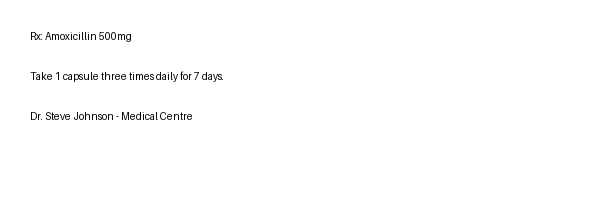
#> input picture test_prescription.png, 600 x 200 px
$ python preprocessor.py ../../../test_prescription.png out   (older library calls are emulated)
#> lines starting #> are read from the running program, lines starting #| are printed output that depends on the picture; after the words box and inside, x2 and y2 are one past the last pixel; in counts of white or black regions, pixels touching at a corner belong together
#!/usr/bin/env python3
"""
PharmaBrain OCR Preprocessor
=============================
Performs image quality assessment, intelligent preprocessing, and layout/region
detection for uploaded medical prescriptions. Outputs a JSON result consumed by
the Node.js OCR service.

Usage:
    python preprocessor.py <image_path> [output_dir]

Output (stdout):
    JSON with quality metrics, preprocessed image paths, and detected regions.
"""

import sys
import os
import json
import time
import math
import traceback

import cv2
import numpy as np

# ---------------------------------------------------------------------------
# Constants
# ---------------------------------------------------------------------------

MIN_BLUR_SCORE         = 100.0    # Below this → flagged as blurry
MIN_CONTRAST_SCORE     = 30.0     # Below this → low contrast warning
TARGET_MIN_DIMENSION   = 1200     # px — upscale if smaller than this
TARGET_DPI_SCALE       = 2.0      # Upscale factor when image is small
HANDWRITING_CONF_THRESH= 0.65     # Below this confidence → needs review


# ---------------------------------------------------------------------------
# Image Quality Assessment
# ---------------------------------------------------------------------------

def assess_quality(gray: np.ndarray) -> dict:
    """
    Compute blur, contrast, and skew metrics.
    Returns a dict with quality flags.
    """
    # Blur via Laplacian variance
    lap = cv2.Laplacian(gray, cv2.CV_64F)
    blur_score = float(np.var(lap))
    is_blurry = blur_score < MIN_BLUR_SCORE

    # Contrast via RMS of pixel intensities
    contrast_score = float(np.std(gray.astype(np.float32)))
    is_low_contrast = contrast_score < MIN_CONTRAST_SCORE

    # Skew detection via Hough lines
    skew_angle = _estimate_skew(gray)

    quality_warnings = []
    if is_blurry:
        quality_warnings.append(f"Image appears blurry (score={blur_score:.1f}). "
                                  "OCR accuracy may be reduced.")
    if is_low_contrast:
        quality_warnings.append(f"Low contrast detected (score={contrast_score:.1f}). "
                                  "Preprocessing will attempt enhancement.")
    if abs(skew_angle) > 2.0:
        quality_warnings.append(f"Document appears skewed ({skew_angle:.1f}°). "
                                  "Auto-deskewing will be applied.")

    return {
        "blurScore":       round(blur_score, 2),
        "contrastScore":   round(contrast_score, 2),
        "skewAngle":       round(skew_angle, 2),
        "isBlurry":        is_blurry,
        "isLowContrast":   is_low_contrast,
        "qualityWarnings": quality_warnings,
    }


def _estimate_skew(gray: np.ndarray) -> float:
    """
    Estimate document skew angle using Hough lines on edge image.
    Returns angle in degrees. Positive = clockwise tilt.
    """
    try:
        # Work on a downscaled copy for speed
        h, w = gray.shape
        scale = min(1.0, 600 / max(h, w))
        small = cv2.resize(gray, (int(w * scale), int(h * scale)))

        edges = cv2.Canny(small, 50, 150, apertureSize=3)
        lines = cv2.HoughLinesP(edges, 1, math.pi / 180, threshold=80,
                                minLineLength=int(small.shape[1] * 0.3),
                                maxLineGap=20)
        if lines is None:
            return 0.0

        angles = []
        for line in lines:
            x1, y1, x2, y2 = line[0]
            if x2 == x1:
                continue
            angle = math.degrees(math.atan2(y2 - y1, x2 - x1))
            # Keep only near-horizontal lines (within ±30°)
            if abs(angle) < 30:
                angles.append(angle)

        if not angles:
            return 0.0
        return float(np.median(angles))
    except Exception:
        return 0.0


# ---------------------------------------------------------------------------
# Preprocessing
# ---------------------------------------------------------------------------

def upscale_if_needed(img: np.ndarray) -> np.ndarray:
    """Upscale small images to improve OCR accuracy."""
    h, w = img.shape[:2]
    if min(h, w) < TARGET_MIN_DIMENSION:
        scale = TARGET_DPI_SCALE
        img = cv2.resize(img, (int(w * scale), int(h * scale)),
                         interpolation=cv2.INTER_CUBIC)
    return img


def deskew(img: np.ndarray, angle: float) -> np.ndarray:
    """Rotate image to correct detected skew."""
    if abs(angle) < 0.5:
        return img
    h, w = img.shape[:2]
    center = (w / 2, h / 2)
    M = cv2.getRotationMatrix2D(center, angle, 1.0)
    rotated = cv2.warpAffine(img, M, (w, h),
                             flags=cv2.INTER_CUBIC,
                             borderMode=cv2.BORDER_REPLICATE)
    return rotated


def preprocess_printed(gray: np.ndarray) -> np.ndarray:
    """
    Preprocessing variant for printed / clear text.
    Applies CLAHE → light Gaussian blur → adaptive threshold.
    """
    # CLAHE for contrast enhancement
    clahe = cv2.createCLAHE(clipLimit=2.0, tileGridSize=(8, 8))
    enhanced = clahe.apply(gray)

    # Light Gaussian blur to reduce noise without destroying letters
    blurred = cv2.GaussianBlur(enhanced, (3, 3), 0)

    # Adaptive thresholding — handles uneven lighting
    binary = cv2.adaptiveThreshold(
        blurred, 255,
        cv2.ADAPTIVE_THRESH_GAUSSIAN_C,
        cv2.THRESH_BINARY,
        blockSize=21,
        C=8
    )
    return binary


def preprocess_handwriting(gray: np.ndarray) -> np.ndarray:
    """
    Preprocessing variant for handwritten text.
    Bilateral filter preserves pen stroke edges while suppressing background.
    Lighter thresholding prevents destroying thin strokes.
    """
    # Bilateral filter — smooths background, preserves edges
    denoised = cv2.bilateralFilter(gray, d=9, sigmaColor=75, sigmaSpace=75)

    # CLAHE with lower clip to avoid over-sharpening cursive strokes
    clahe = cv2.createCLAHE(clipLimit=1.5, tileGridSize=(8, 8))
    enhanced = clahe.apply(denoised)

    # Gentler adaptive threshold with larger block size for cursive
    binary = cv2.adaptiveThreshold(
        enhanced, 255,
        cv2.ADAPTIVE_THRESH_GAUSSIAN_C,
        cv2.THRESH_BINARY,
        blockSize=31,
        C=10
    )
    return binary


def layout_binary(gray: np.ndarray) -> np.ndarray:
    """A conservative foreground mask for layout detection only.

    Adaptive thresholding is useful for OCR variants but can turn camera noise
    into connected foreground and collapse an entire prescription into one
    region. Otsu's global mask is deliberately kept separate from OCR images.
    """
    blurred = cv2.GaussianBlur(gray, (3, 3), 0)
    _, binary = cv2.threshold(blurred, 0, 255,
                              cv2.THRESH_BINARY + cv2.THRESH_OTSU)
    return binary


# ---------------------------------------------------------------------------
# Layout & Region Detection
# ---------------------------------------------------------------------------

def detect_regions(gray: np.ndarray, binary: np.ndarray) -> list:
    """
    Detect text regions in the image:
    - First tries to find table structure (horizontal + vertical lines).
    - Falls back to morphological text block detection.
    Returns a list of region dicts with bounding box, type, and table metadata.
    """
    table_regions = _detect_table_cells(binary)
    if table_regions:
        # Also detect non-table text blocks around the table
        tx1 = min(r["bbox"][0] for r in table_regions)
        ty1 = min(r["bbox"][1] for r in table_regions)
        tx2 = max(r["bbox"][0] + r["bbox"][2] for r in table_regions)
        ty2 = max(r["bbox"][1] + r["bbox"][3] for r in table_regions)
        other_regions = _detect_text_blocks(binary, exclude_rects=[[tx1, ty1, tx2 - tx1, ty2 - ty1]])
        return sorted(other_regions + table_regions,
                      key=lambda r: (r["bbox"][1], r["bbox"][0]))

    return _detect_text_blocks(binary, exclude_rects=[])


def _detect_table_cells(binary: np.ndarray) -> list:
    """
    Detect table cells using morphological kernels to find horizontal and
    vertical lines, then find intersecting cell grid.
    """
    h, w = binary.shape[:2]

    # Invert for morphology (text=white on black background)
    inv = cv2.bitwise_not(binary)

    # Detect horizontal lines
    h_kernel_len = max(int(w * 0.15), 30)
    h_kernel = cv2.getStructuringElement(cv2.MORPH_RECT, (h_kernel_len, 1))
    h_lines = cv2.morphologyEx(inv, cv2.MORPH_OPEN, h_kernel, iterations=2)

    # Detect vertical lines
    v_kernel_len = max(int(h * 0.15), 30)
    v_kernel = cv2.getStructuringElement(cv2.MORPH_RECT, (1, v_kernel_len))
    v_lines = cv2.morphologyEx(inv, cv2.MORPH_OPEN, v_kernel, iterations=2)

    # Combine line masks. A complete table normally forms one connected
    # component, so connected-component count is not a useful table signal.
    grid = cv2.add(h_lines, v_lines)
    kernel = cv2.getStructuringElement(cv2.MORPH_RECT, (3, 3))
    grid = cv2.dilate(grid, kernel, iterations=2)
    contours, _ = cv2.findContours(grid, cv2.RETR_EXTERNAL, cv2.CHAIN_APPROX_SIMPLE)
    candidates = [cv2.boundingRect(c) for c in contours]
    candidates = [box for box in candidates if box[2] > w * 0.35 and box[3] > h * 0.08]
    if not candidates:
        return []

    table_x1, table_y1, table_w, table_h = max(candidates, key=lambda b: b[2] * b[3])
    table_x2, table_y2 = table_x1 + table_w, table_y1 + table_h

    # Find line centres rather than raw split positions. Cells lie between
    # adjacent horizontal and vertical grid lines, not before/after them.
    h_proj = np.count_nonzero(h_lines[table_y1:table_y2, table_x1:table_x2], axis=1)
    v_proj = np.count_nonzero(v_lines[table_y1:table_y2, table_x1:table_x2], axis=0)
    h_splits = _find_splits(h_proj, threshold=max(8, int(table_w * 0.45)))
    v_splits = _find_splits(v_proj, threshold=max(8, int(table_h * 0.45)))

    if len(h_splits) < 2 or len(v_splits) < 2:
        # Table grid detected but couldn't split — return table as one region
        return [{
            "bbox":      [table_x1, table_y1, table_x2 - table_x1, table_y2 - table_y1],
            "type":      "table",
            "tableInfo": {"row": 0, "col": 0, "totalRows": 1, "totalCols": 1},
        }]

    # Build cell list
    cells = []
    row_bounds = list(zip(h_splits[:-1], h_splits[1:]))
    col_bounds = list(zip(v_splits[:-1], v_splits[1:]))

    for r_idx, (ry1, ry2) in enumerate(row_bounds):
        for c_idx, (cx1, cx2) in enumerate(col_bounds):
            # Keep line pixels out of the OCR crop.
            abs_x = table_x1 + cx1 + 2
            abs_y = table_y1 + ry1 + 2
            cell_w = cx2 - cx1 - 4
            cell_h = ry2 - ry1 - 4
            if cell_w < 5 or cell_h < 5:
                continue
            cells.append({
                "bbox":      [abs_x, abs_y, cell_w, cell_h],
                "type":      "table_cell",
                "tableInfo": {
                    "row": r_idx,
                    "col": c_idx,
                    "totalRows": len(row_bounds),
                    "totalCols": len(col_bounds),
                },
            })

    return cells


def _find_splits(projection: np.ndarray, threshold: float) -> list:
    """Find positions in projection where value is above threshold (line positions)."""
    splits = []
    in_line = False
    line_start = 0
    for i, v in enumerate(projection):
        if v >= threshold and not in_line:
            in_line = True
            line_start = i
        elif v < threshold and in_line:
            in_line = False
            splits.append((line_start + i) // 2)
    return splits


def _detect_text_blocks(binary: np.ndarray, exclude_rects: list) -> list:
    """
    Find text block regions via morphological dilation.
    Sorts blocks in natural reading order (top-to-bottom, left-to-right).
    """
    h, w = binary.shape[:2]
    inv = cv2.bitwise_not(binary)

    # Dilate horizontally to merge letters into words, then into lines/blocks
    dil_kernel = cv2.getStructuringElement(cv2.MORPH_RECT, (max(int(w * 0.05), 20), 5))
    dilated = cv2.dilate(inv, dil_kernel, iterations=3)

    contours, _ = cv2.findContours(dilated, cv2.RETR_EXTERNAL, cv2.CHAIN_APPROX_SIMPLE)

    min_area = w * h * 0.001  # At least 0.1% of image area
    regions = []

    for cnt in contours:
        x, y, bw, bh = cv2.boundingRect(cnt)
        area = bw * bh
        if area < min_area or bw < 10 or bh < 8:
            continue
        # Printed horizontal rules are layout decoration, not OCR regions.
        if bw > w * 0.60 and bh <= max(12, int(h * 0.015)):
            continue

        # Skip if heavily overlapping with excluded (table) regions
        if _overlaps_any(x, y, bw, bh, exclude_rects):
            continue

        regions.append({
            "bbox": [int(x), int(y), int(bw), int(bh)],
            "type": "text_block",
            "tableInfo": None,
        })

    # Sort in reading order: top-to-bottom (with 20px row grouping), left-to-right
    regions.sort(key=lambda r: (r["bbox"][1] // 20, r["bbox"][0]))
    return regions


def _overlaps_any(x: int, y: int, w: int, h: int, rects: list) -> bool:
    """Return True if (x,y,w,h) overlaps significantly with any rect in rects."""
    for rx, ry, rw, rh in rects:
        # Intersection
        ix1 = max(x, rx)
        iy1 = max(y, ry)
        ix2 = min(x + w, rx + rw)
        iy2 = min(y + h, ry + rh)
        if ix2 > ix1 and iy2 > iy1:
            inter_area = (ix2 - ix1) * (iy2 - iy1)
            if inter_area > 0.3 * w * h:
                return True
    return False


# ---------------------------------------------------------------------------
# Save preprocessed images
# ---------------------------------------------------------------------------

def save_image(img: np.ndarray, path: str) -> str:
    """Save image and return the absolute path."""
    os.makedirs(os.path.dirname(path), exist_ok=True)
    cv2.imwrite(path, img)
    return os.path.abspath(path)


# ---------------------------------------------------------------------------
# Main
# ---------------------------------------------------------------------------

def process(image_path: str, output_dir: str) -> dict:
#> called with image_path = '../../../test_prescription.png', output_dir = 'out'
    start = time.time()

    if not os.path.exists(image_path):
        return {"error": f"File not found: {image_path}"}

    img = cv2.imread(image_path)
#> img is the input picture: shape (200, 600, 3); min 1, max 255, mean 252.9
    if img is None:
        # Try base64 path or return error
        return {"error": f"Could not decode image: {image_path}"}

    # --- 1. Upscale if needed
    img = upscale_if_needed(img)
    gray = cv2.cvtColor(img, cv2.COLOR_BGR2GRAY)

    # --- 2. Quality assessment
    quality = assess_quality(gray)
#> in assess_quality, `lap = cv2.Laplacian(gray, cv2.CV_64F)`:
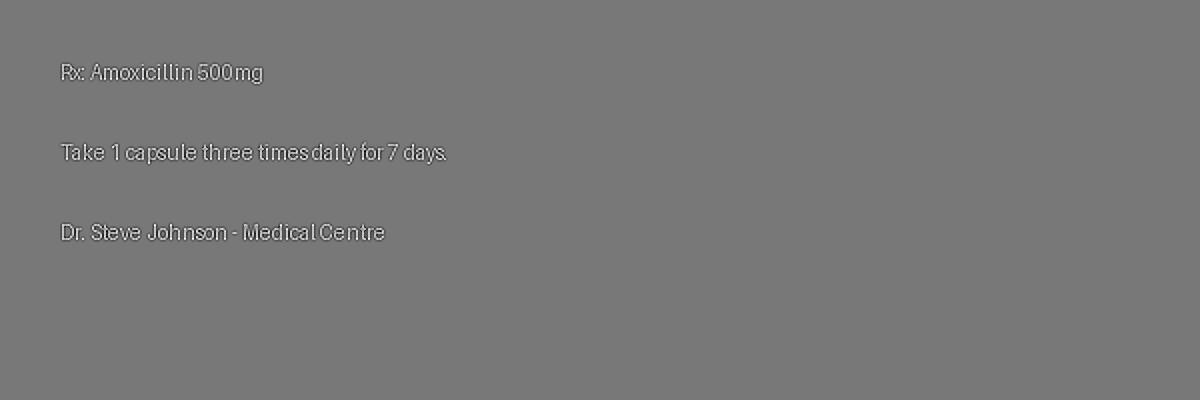
#> lap: shape (400, 1200) float64; min -231, max 258, mean 0; drawn with min black and max white
#> in assess_quality, `blur_score = float(np.var(lap))`: blur_score = 273.1
#> in assess_quality, `is_blurry = blur_score < MIN_BLUR_SCORE`: is_blurry = False
#> in assess_quality, `contrast_score = float(np.std(gray.astype(np.float32)))`: contrast_score = 18.75
#> in assess_quality, `is_low_contrast = contrast_score < MIN_CONTRAST_SCORE`: is_low_contrast = True
#> in _estimate_skew, `edges = cv2.Canny(small, 50, 150, apertureSize=3)`:
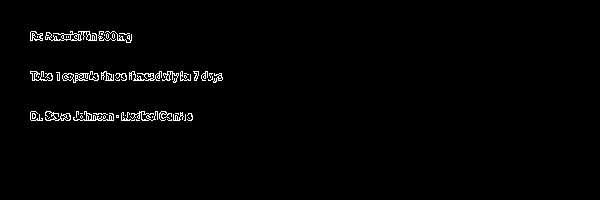
#> edges: shape (200, 600); 1.5% white in thin lines or dots, all inside (x1, y1, x2, y2) = (30, 31, 223, 121)
#> in _estimate_skew, `lines = cv2.HoughLinesP(edges, 1, math.pi / 180, threshold=80, minLine..`: lines = [[30, 73, 221, 73], [32, 80, 221, 80], [32, 74, 221, 74], [32, 79, 222, 79]]
#> the loop in _estimate_skew, `for line in lines:` made 4 passes
#> after the loop in _estimate_skew, `for line in lines:`: angles = [0, 0, 0, 0]
#> in assess_quality, `skew_angle = _estimate_skew(gray)`: skew_angle = 0
#> quality = 6 items

    # --- 3. Deskew
    corrected_gray = deskew(gray, quality["skewAngle"])

    # --- 4. Generate preprocessing variants
    printed_bin  = preprocess_printed(corrected_gray)
#> in preprocess_printed, `binary = cv2.adaptiveThreshold( blurred, 255, cv2.ADAPTIVE_THRESH_GAUS..`:
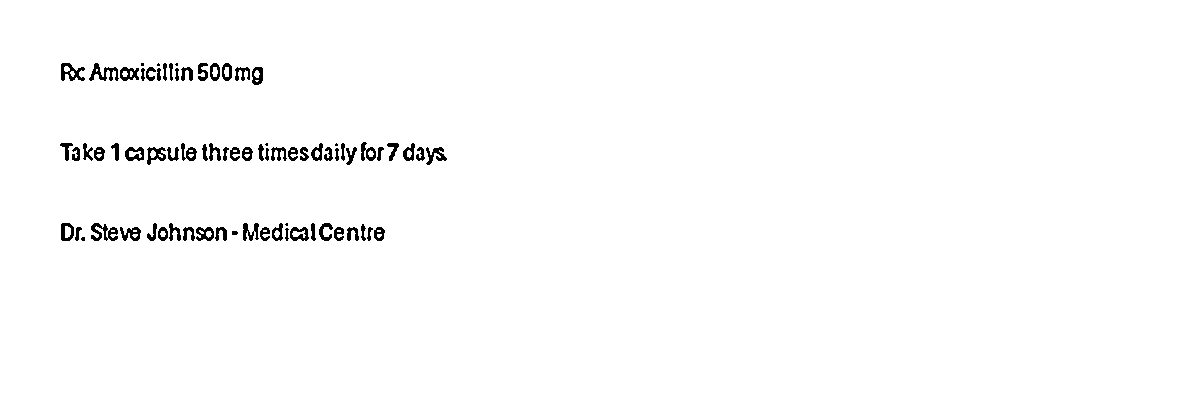
#> binary: shape (400, 1200); 98.6% white; 75 black regions (7 under 20 px), largest, box (x1, y1, x2, y2) and area: (91, 223, 118, 241) 256, (89, 63, 119, 81) 230, (61, 63, 85, 81) 224
    hw_bin       = preprocess_handwriting(corrected_gray)
#> in preprocess_handwriting, `binary = cv2.adaptiveThreshold( enhanced, 255, cv2.ADAPTIVE_THRESH_GAU..`:
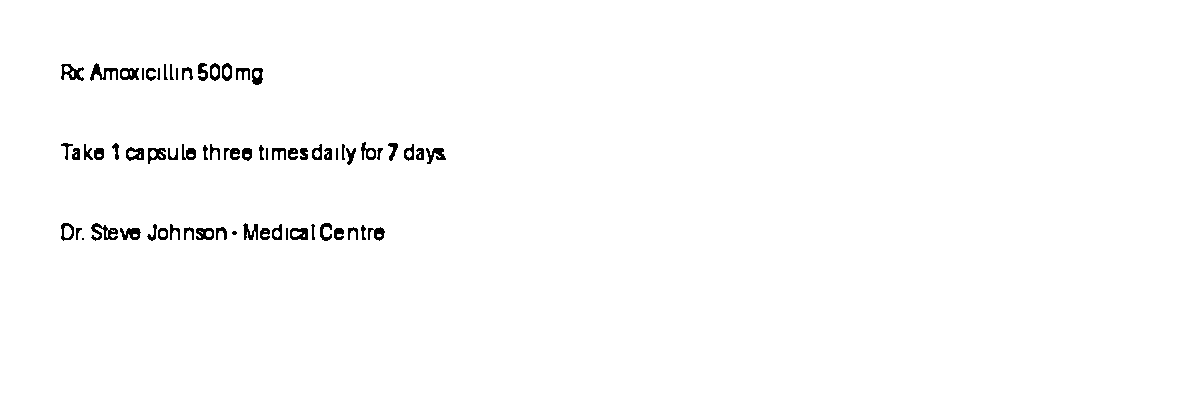
#> binary: shape (400, 1200); 98.8% white; 67 black regions (2 under 20 px), largest, box (x1, y1, x2, y2) and area: (91, 223, 118, 241) 233, (90, 63, 118, 81) 209, (61, 64, 84, 81) 195

    # --- 5. Save preprocessed images
    base_name = os.path.splitext(os.path.basename(image_path))[0]
    printed_path = save_image(printed_bin,  os.path.join(output_dir, f"{base_name}_printed.png"))
    hw_path      = save_image(hw_bin,       os.path.join(output_dir, f"{base_name}_handwriting.png"))
    gray_path    = save_image(corrected_gray, os.path.join(output_dir, f"{base_name}_gray.png"))

    # --- 6. Region detection on a conservative mask. OCR itself still gets
    # the tailored variants above; this avoids camera noise merging all text.
    regions = detect_regions(corrected_gray, layout_binary(corrected_gray))
#> in layout_binary, `_, binary = cv2.threshold(blurred, 0, 255, cv2.THRESH_BINARY + cv2.THR..`:
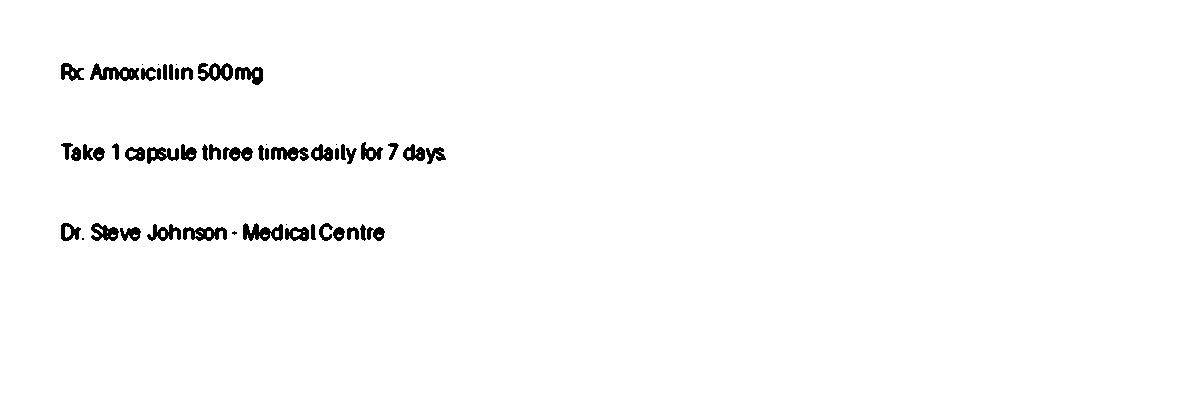
#> binary: shape (400, 1200); 98.4% white; 53 black regions (8 under 20 px), largest, box (x1, y1, x2, y2) and area: (90, 63, 139, 81) 453, (243, 223, 283, 241) 443, (183, 227, 227, 241) 391
#> in _detect_table_cells, `h, w = binary.shape[:2]`: h = 400; w = 1200
#> in _detect_table_cells, `h_kernel_len = max(int(w * 0.15), 30)`: h_kernel_len = 180
#> in _detect_table_cells, `h_lines = cv2.morphologyEx(inv, cv2.MORPH_OPEN, h_kernel, iterations=2)`: h_lines: shape (400, 1200); every value is 0
#> in _detect_table_cells, `v_kernel_len = max(int(h * 0.15), 30)`: v_kernel_len = 60
#> in _detect_table_cells, `v_kernel = cv2.getStructuringElement(cv2.MORPH_RECT, (1, v_kernel_len))`: v_kernel = 60 values from 1 to 1
#> in _detect_table_cells, `contours, _ = cv2.findContours(grid, cv2.RETR_EXTERNAL, cv2.CHAIN_APPR..`: contours = []
#> in _detect_text_blocks, `dilated = cv2.dilate(inv, dil_kernel, iterations=3)`:
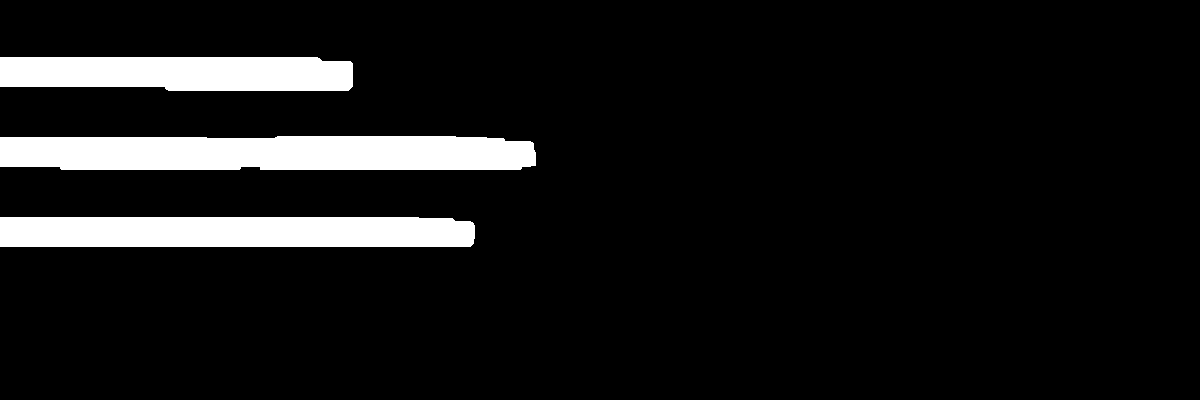
#> dilated: shape (400, 1200); 8.9% white; 3 white regions
#> in _detect_text_blocks, `contours, _ = cv2.findContours(dilated, cv2.RETR_EXTERNAL, cv2.CHAIN_A..`: contours = 3 contours; box (x1, y1, x2, y2) and area: (0, 136, 536, 170) 16782, (0, 217, 475, 247) 13610, (0, 57, 353, 91) 10814
#> the loop in _detect_text_blocks, `for cnt in contours:` made 3 passes
#> (y, bw, bh, area) on passes 1 to 3: (217, 475, 30, 14250), (136, 536, 34, 18224), (57, 353, 34, 12002)
#> after the loop in _detect_text_blocks, `for cnt in contours:`: regions = 3 items
#> regions = 3 items

    # Also fallback: if no regions found, treat whole image as one block
    if not regions:
        h, w = corrected_gray.shape[:2]
        regions = [{"bbox": [0, 0, w, h], "type": "text_block", "tableInfo": None}]

    elapsed_ms = round((time.time() - start) * 1000, 1)

    return {
        "quality":          quality,
        "printedImagePath": printed_path,
        "hwImagePath":      hw_path,
        "grayImagePath":    gray_path,
        "regions":          regions,
        "processingMs":     elapsed_ms,
    }


if __name__ == "__main__":
    if len(sys.argv) < 2:
        print(json.dumps({"error": "Usage: preprocessor.py <image_path> [output_dir]"}))
        sys.exit(1)

    image_path = sys.argv[1]
    output_dir = sys.argv[2] if len(sys.argv) > 2 else os.path.join(
        os.path.dirname(os.path.abspath(image_path)), "_preprocessed"
    )

    try:
        result = process(image_path, output_dir)
#> result = 6 items
        print(json.dumps(result))
#> (printed output is left out)
    except Exception as e:
        print(json.dumps({
            "error": str(e),
            "traceback": traceback.format_exc()
        }))
        sys.exit(1)
